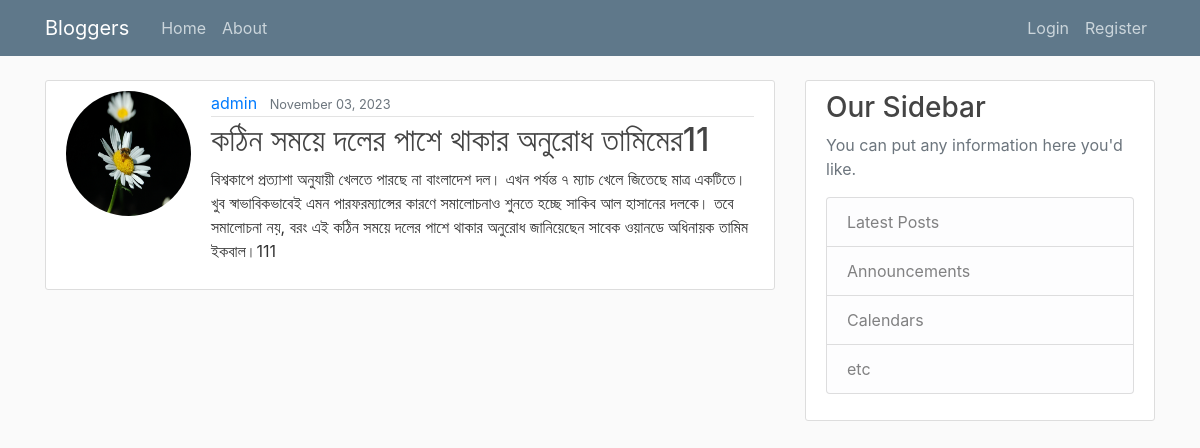
Screenshot of /post/3 with the database file from the repository.
### blog/models.py (models this page shows, shortened)
class Post(models.Model):
    title = models.CharField(max_length=150)
    content = models.TextField()
    date_posted = models.DateTimeField(default=timezone.now)
    author = models.ForeignKey(User, on_delete=models.CASCADE)

### users/models.py (models this page shows)
class Profile(models.Model):
    user = models.OneToOneField(User, on_delete=models.CASCADE)
    image = models.ImageField(default='default.jpg', upload_to='profile_pics')

### blog/views.py (the view)
# urls.py: path('post/<int:pk>', PostDetailsView.as_view(), name="post-detail"),
class PostDetailsView(DetailView):
    model = Post

### blog/templates/blog/post_detail.html (shortened to what this page needs)
{% extends "blog/base.html" %}
{% block content %}
<article class="media content-section">
    <img class="rounded-circle account-img" src="{{ object.author.profile.image.url }}">
    <div class="media-body">
        <div class="article-metadata">
            <a class="mr-2" href="#">{{ object.author }}</a>
            <small class="text-muted">{{ object.date_posted|date:"F d, Y" }}</small>
        </div>
        <h2 class="article-title">{{ object.title }}</h2>
        <p class="article-content">{{ object.content }}</p>
    </div>
</article>
{% endblock %}

### blog/static/blog/main.css (style rules this page uses)
body { background: #fafafa; color: #333333; margin-top: 5rem; }
h1, h2, h3, h4, h5, h6 { color: #444444; }
.content-section { background: #ffffff; padding: 10px 20px; border: 1px solid #dddddd; border-radius: 3px; margin-bottom: 20px; }
.article-title { color: #444444; }
.article-content { white-space: pre-line; }
.article-metadata { padding-bottom: 1px; margin-bottom: 4px; border-bottom: 1px solid #e3e3e3 }
.account-img { height: 125px; width: 125px; margin-right: 20px; margin-bottom: 16px; }

### rows the page displays
Post: author.profile.image (picture), author "admin", date_posted "November 03, 2023", title "কঠিন সময়ে দলের পাশে থাকার অনুরোধ তামিমের11", content "বিশ্বকাপে প্রত্যাশা অনুযায়ী খেলতে পারছে না বাংলাদেশ দল। এখন পর্যন্ত ৭ ম্যাচ খেলে জিতেছে মাত্র একটিতে। খুব স্বাভাবিকভাবেই এমন পারফরম্যান্সের কারণে সমালোচনাও শুনতে হচ্ছে সাকিব আল হাসানের দলকে। তবে সমালোচনা নয়, বরং এই কঠিন সময়ে দলের পাশে থাকার অনুরোধ জানিয়েছেন সাবেক ওয়ানডে অধিনায়ক তামিম ইকবাল।111"
